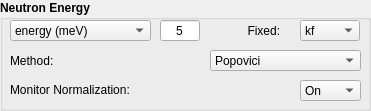
   <widget class="QGroupBox" name="groupBox_2">
    <property name="geometry">
     <rect>
      <x>10</x>
      <y>20</y>
      <width>371</width>
      <height>111</height>
     </rect>
    </property>
    <property name="font">
     <font>
      <weight>75</weight>
      <bold>true</bold>
     </font>
    </property>
    <property name="title">
     <string>Neutron Energy</string>
    </property>
    <property name="flat">
     <bool>false</bool>
    </property>
    <property name="checkable">
     <bool>false</bool>
    </property>
    <widget class="QLabel" name="method_label">
     <property name="geometry">
      <rect>
       <x>10</x>
       <y>50</y>
       <width>100</width>
       <height>21</height>
      </rect>
     </property>
     <property name="minimumSize">
      <size>
       <width>100</width>
       <height>21</height>
      </size>
     </property>
     <property name="font">
      <font>
       <weight>50</weight>
       <bold>false</bold>
      </font>
     </property>
     <property name="text">
      <string>Method:</string>
     </property>
     <property name="alignment">
      <set>Qt::AlignLeading|Qt::AlignLeft|Qt::AlignVCenter</set>
     </property>
    </widget>
    <widget class="QComboBox" name="moncor_dropdown">
     <property name="geometry">
      <rect>
       <x>300</x>
       <y>80</y>
       <width>61</width>
       <height>21</height>
      </rect>
     </property>
     <property name="font">
      <font>
       <weight>50</weight>
       <bold>false</bold>
      </font>
     </property>
     <item>
      <property name="text">
       <string>On</string>
      </property>
     </item>
     <item>
      <property name="text">
       <string>Off</string>
      </property>
     </item>
    </widget>
    <widget class="QLineEdit" name="energy_input">
     <property name="geometry">
      <rect>
       <x>160</x>
       <y>20</y>
       <width>40</width>
       <height>21</height>
      </rect>
     </property>
     <property name="minimumSize">
      <size>
       <width>40</width>
       <height>20</height>
      </size>
     </property>
     <property name="maximumSize">
      <size>
       <width>60</width>
       <height>21</height>
      </size>
     </property>
     <property name="font">
      <font>
       <weight>50</weight>
       <bold>false</bold>
      </font>
     </property>
     <property name="text">
      <string>5</string>
     </property>
     <property name="alignment">
      <set>Qt::AlignCenter</set>
     </property>
    </widget>
    <widget class="QComboBox" name="energy_dropdown">
     <property name="geometry">
      <rect>
       <x>10</x>
       <y>20</y>
       <width>141</width>
       <height>21</height>
      </rect>
     </property>
     <property name="minimumSize">
      <size>
       <width>120</width>
       <height>20</height>
      </size>
     </property>
     <property name="font">
      <font>
       <weight>50</weight>
       <bold>false</bold>
      </font>
     </property>
     <item>
      <property name="text">
       <string>energy (meV)</string>
      </property>
     </item>
     <item>
      <property name="text">
       <string>wavelength (A)</string>
      </property>
     </item>
     <item>
      <property name="text">
       <string>wave vector (A-1)</string>
      </property>
     </item>
    </widget>
    <widget class="QComboBox" name="fixed_kikf_dropdown">
     <property name="geometry">
      <rect>
       <x>300</x>
       <y>20</y>
       <width>60</width>
       <height>21</height>
      </rect>
     </property>
     <property name="minimumSize">
      <size>
       <width>40</width>
       <height>21</height>
      </size>
     </property>
     <property name="font">
      <font>
       <weight>50</weight>
       <bold>false</bold>
      </font>
     </property>
     <item>
      <property name="text">
       <string>kf</string>
      </property>
     </item>
     <item>
      <property name="text">
       <string>ki</string>
      </property>
     </item>
    </widget>
    <widget class="QLabel" name="moncor_label">
     <property name="geometry">
      <rect>
       <x>10</x>
       <y>80</y>
       <width>191</width>
       <height>21</height>
      </rect>
     </property>
     <property name="font">
      <font>
       <weight>50</weight>
       <bold>false</bold>
      </font>
     </property>
     <property name="text">
      <string>&lt;html&gt;&lt;head/&gt;&lt;body&gt;&lt;p&gt;Monitor Normalization:&lt;/p&gt;&lt;/body&gt;&lt;/html&gt;</string>
     </property>
     <property name="alignment">
      <set>Qt::AlignLeading|Qt::AlignLeft|Qt::AlignVCenter</set>
     </property>
    </widget>
    <widget class="QLabel" name="fixed_kikf_label">
     <property name="geometry">
      <rect>
       <x>230</x>
       <y>20</y>
       <width>61</width>
       <height>21</height>
      </rect>
     </property>
     <property name="sizePolicy">
      <sizepolicy hsizetype="Fixed" vsizetype="Fixed">
       <horstretch>0</horstretch>
       <verstretch>0</verstretch>
      </sizepolicy>
     </property>
     <property name="minimumSize">
      <size>
       <width>61</width>
       <height>21</height>
      </size>
     </property>
     <property name="font">
      <font>
       <weight>50</weight>
       <bold>false</bold>
      </font>
     </property>
     <property name="text">
      <string>  Fixed:</string>
     </property>
     <property name="alignment">
      <set>Qt::AlignCenter</set>
     </property>
    </widget>
    <widget class="QComboBox" name="method_dropdown">
     <property name="geometry">
      <rect>
       <x>210</x>
       <y>50</y>
       <width>151</width>
       <height>21</height>
      </rect>
     </property>
     <property name="minimumSize">
      <size>
       <width>151</width>
       <height>21</height>
      </size>
     </property>
     <property name="font">
      <font>
       <weight>50</weight>
       <bold>false</bold>
      </font>
     </property>
     <property name="editable">
      <bool>false</bool>
     </property>
     <property name="currentText">
      <string>Popovici</string>
     </property>
     <property name="currentIndex">
      <number>0</number>
     </property>
     <item>
      <property name="text">
       <string>Popovici</string>
      </property>
     </item>
     <item>
      <property name="text">
       <string>Cooper-Nathans</string>
      </property>
     </item>
    </widget>
   </widget>
